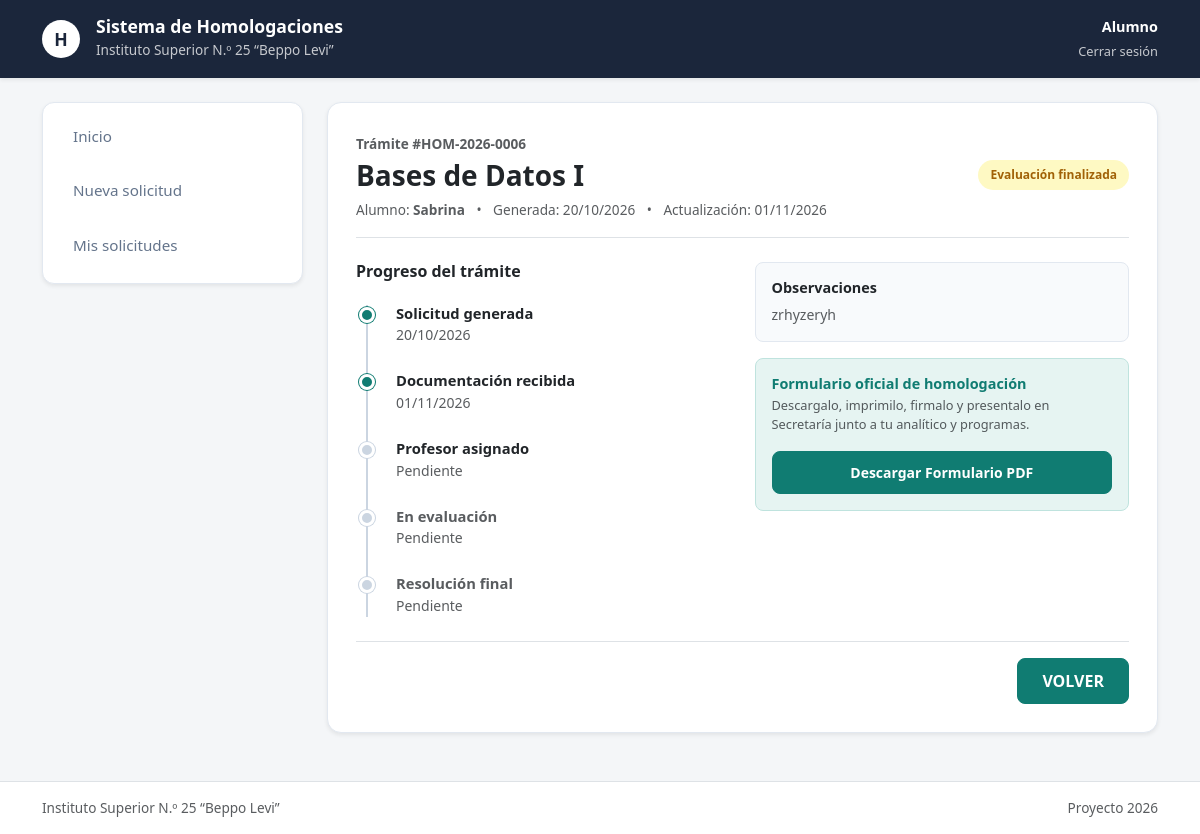
The app's page /solicitud/6/ (signed in), older data.
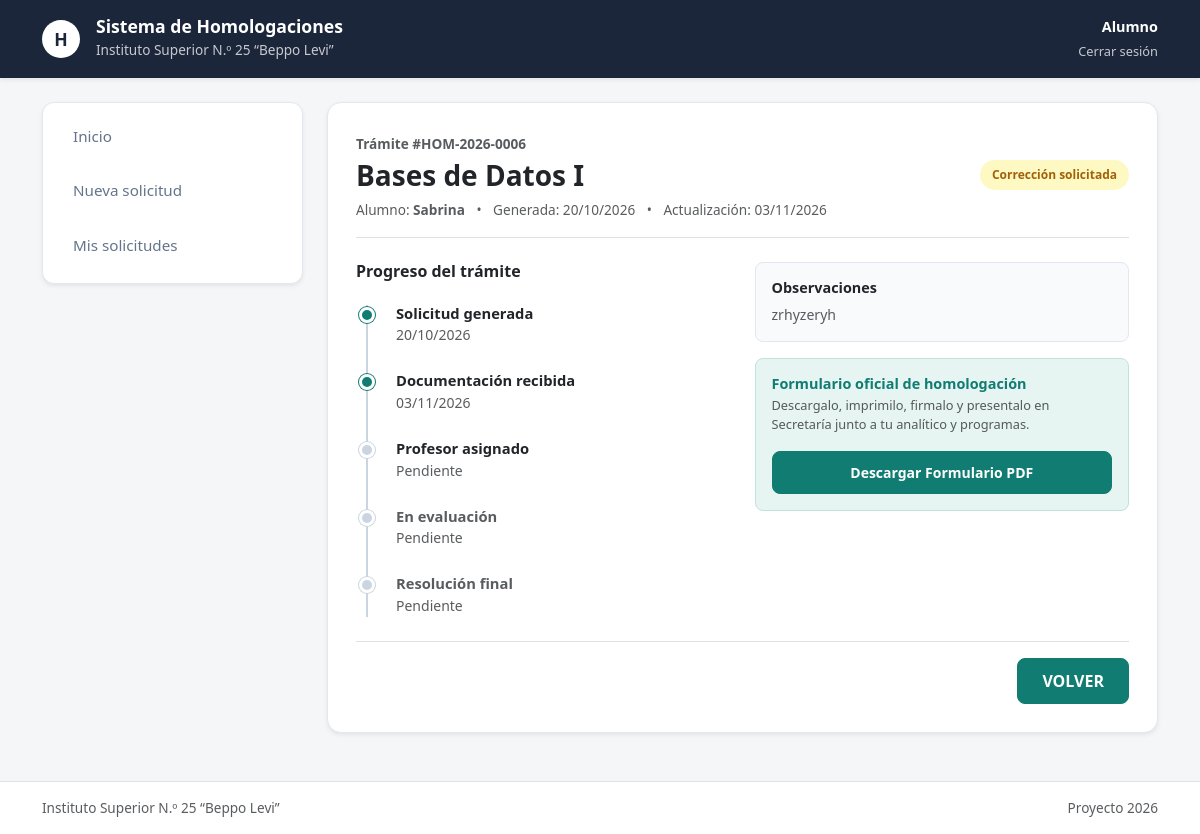
The same page, newer data.
### app1/models.py (models this page shows, shortened)
class SolicitudHomologacion(models.Model):
    ESTADOS = [
        ('PENDIENTE_PRESENTACION', 'Pendiente de presentación en Secretaría'),
        ('DOCUMENTACION_RECIBIDA', 'Documentación recibida'),
        ('PROFESOR_ASIGNADO', 'Profesor asignado'),
        ('EN_EVALUACION', 'En evaluación'),
        ('EVALUACION_FINALIZADA', 'Evaluación finalizada'),
        ('CORRECCION_SOLICITADA', 'Corrección solicitada'),
        ('DICTAMEN_APROBADO', 'Dictamen aprobado'),
        ('HOMOLOGACION_APROBADA', 'Homologación aprobada'),
        ('HOMOLOGACION_RECHAZADA', 'Homologación rechazada'),
    ]
    numero_tramite = models.CharField(max_length=30, unique=True, verbose_name="Número de Trámite")
    alumno = models.ForeignKey(PerfilUsuario, on_delete=models.CASCADE, limit_choices_to={'rol': 'ALUMNO'}, related_name="solicitudes")
    institucion_origen = models.CharField(max_length=200, verbose_name="Institución de Origen")
    carrera_origen = models.CharField(max_length=200, verbose_name="Carrera de Origen")
    analitico_pdf = models.FileField(upload_to="analiticos/", null=True, blank=True, verbose_name="Certificado Analítico")
    programa_origen_pdf = models.FileField(upload_to="programas_origen/", null=True, blank=True, verbose_name="Programa de la Materia de Origen")
    observaciones_alumno = models.TextField(blank=True, null=True, verbose_name="Observaciones del Alumno")
    estado = models.CharField(max_length=30, choices=ESTADOS, default='PENDIENTE_PRESENTACION', verbose_name="Estado de la Solicitud")
    fecha_creacion = models.DateTimeField(auto_now_add=True, verbose_name="Fecha de Creación")
    fecha_actualizacion = models.DateTimeField(auto_now=True, verbose_name="Última Actualización")

class MateriaSolicitada(models.Model):
    RESULTADOS = [
        ('PENDIENTE', 'Pendiente'),
        ('APROBADA', 'Aprobada'),
        ('RECHAZADA', 'Rechazada'),
    ]
    solicitud = models.ForeignKey(SolicitudHomologacion, on_delete=models.CASCADE, related_name="materias_solicitadas")
    materia = models.ForeignKey(Materia, on_delete=models.CASCADE, verbose_name="Materia Institucional a Homologar")
    profesor_evaluador = models.ForeignKey(PerfilUsuario, on_delete=models.SET_NULL, null=True, blank=True, limit_choices_to={'rol': 'PROFESOR'}, related_name="evaluaciones_asignadas")
    programa_institucional = models.ForeignKey(ProgramaAcademico, on_delete=models.SET_NULL, null=True, blank=True)
    resultado_dictamen = models.CharField(max_length=20, choices=RESULTADOS, default='PENDIENTE', verbose_name="Resultado Dictamen")
    fundamentacion_profesor = models.TextField(blank=True, null=True, verbose_name="Fundamentación del Profesor")
    observaciones_jefe_carrera = models.TextField(blank=True, null=True, verbose_name="Observaciones Jefe de Carrera")

class Materia(models.Model):
    carrera = models.ForeignKey(Carrera, on_delete=models.CASCADE, related_name="materias")
    nombre = models.CharField(max_length=150, verbose_name="Nombre de la Materia")
    año = models.CharField(max_length=20, blank=True, null=True, verbose_name="Año / Nivel")

class PerfilUsuario(models.Model):
    ROLES = [
        ('ALUMNO', 'Alumno'),
        ('SECRETARIA', 'Secretaría'),
        ('JEFE_CARRERA', 'Jefe de Carrera'),
        ('PROFESOR', 'Profesor'),
    ]
    user = models.OneToOneField(User, on_delete=models.CASCADE, null=True, blank=True, related_name="perfil")
    nombre_apellido = models.CharField(max_length=150, verbose_name="Nombre y Apellido")
    dni = models.CharField(max_length=15, unique=True, verbose_name="DNI")
    fecha_nacimiento = models.DateField(null=True, blank=True, verbose_name="Fecha de Nacimiento")
    rol = models.CharField(max_length=20, choices=ROLES, default='ALUMNO', verbose_name="Rol")
    carrera = models.ForeignKey(Carrera, on_delete=models.SET_NULL, null=True, blank=True, verbose_name="Carrera")
    cuenta_activada = models.BooleanField(default=False, verbose_name="¿Cuenta Activada?")
    codigo_verificacion = models.CharField(max_length=6, blank=True, null=True, verbose_name="Código de 6 dígitos")

### app1/views.py (the view)
# urls.py: path('solicitud/<int:solicitud_id>/', views.detalle_solicitud, name='detalle_solicitud'),
@login_required(login_url='index')
def detalle_solicitud(request, solicitud_id):
    if request.user.perfil.rol == 'ALUMNO':
        solicitud = get_object_or_404(SolicitudHomologacion, id=solicitud_id, alumno=request.user.perfil)
    else:
        solicitud = get_object_or_404(SolicitudHomologacion, id=solicitud_id)
    return render(request, 'app1/detalle_solicitud.html', {'solicitud': solicitud})

### app1/templates/app1/detalle_solicitud.html (shortened to what the changed rows need)
{% extends 'app1/base.html' %}
{% load static %}
{% block contenido %}
<div class="row g-4">
    <div class="col-12 col-lg-9">
        <div class="card-homolotec shadow-sm text-start">
            <div class="border-bottom pb-3 mb-4">
                <span class="text-muted fw-bold" style="font-size: 0.85rem;">Trámite #{{ solicitud.numero_tramite }}</span>
                <div class="d-flex justify-content-between align-items-center mt-1">
                    <h3 class="fw-bold text-dark mb-0">
                        {{ solicitud.materias_solicitadas.first.materia.nombre|default:"Solicitud de Homologación" }}
                    </h3>
                    <span class="badge-estado
                        {% if solicitud.estado == 'HOMOLOGACION_APROBADA' or solicitud.estado == 'DICTAMEN_APROBADO' %}badge-aprobada
                        {% elif solicitud.estado == 'HOMOLOGACION_RECHAZADA' %}badge-rechazada
                        {% elif solicitud.estado == 'DOCUMENTACION_RECIBIDA' or solicitud.estado == 'PROFESOR_ASIGNADO' %}badge-recibida
                        {% elif solicitud.estado == 'EN_EVALUACION' %}badge-en-evaluacion
                        {% else %}badge-pendiente{% endif %}">
                        {{ solicitud.get_estado_display }}
                    </span>
                </div>
                <div class="text-muted mt-2" style="font-size: 0.85rem;">
                    <span>Alumno: <strong>{{ solicitud.alumno.nombre_apellido }}</strong></span>
                    <span class="mx-2">•</span>
                    <span>Generada: {{ solicitud.fecha_creacion|date:"d/m/Y" }}</span>
                    <span class="mx-2">•</span>
                    <span>Actualización: {{ solicitud.fecha_actualizacion|date:"d/m/Y" }}</span>
                </div>
            </div>
            <div class="row g-4 mb-4">
                <div class="col-md-6">
                    <div class="timeline">
                        <div class="timeline-item">
                            <div class="timeline-dot active"></div>
                            <h6 class="fw-bold mb-0 text-dark" style="font-size: 0.92rem;">Solicitud generada</h6>
                            <small class="text-muted">{{ solicitud.fecha_creacion|date:"d/m/Y" }}</small>
                        </div>
                        <div class="timeline-item">
                            <div class="timeline-dot {% if solicitud.estado != 'PENDIENTE_PRESENTACION' %}active{% endif %}"></div>
                            <h6 class="fw-bold mb-0 {% if solicitud.estado == 'PENDIENTE_PRESENTACION' %}text-muted{% else %}text-dark{% endif %}" style="font-size: 0.92rem;">
                                Documentación recibida
                            </h6>
                            <small class="text-muted">
                                {% if solicitud.estado != 'PENDIENTE_PRESENTACION' %}{{ solicitud.fecha_actualizacion|date:"d/m/Y" }}{% else %}Pendiente en Secretaría{% endif %}
                            </small>
                        </div>
                    </div>
                </div>
                <div class="col-md-6">
                    <div class="p-3 mb-3 rounded-3" style="background-color: #f8fafc; border: 1px solid #e2e8f0;">
                        <h6 class="fw-bold text-dark mb-2" style="font-size: 0.9rem;">Observaciones</h6>
                        <p class="text-muted mb-0" style="font-size: 0.88rem; line-height: 1.5;">
                            {% if solicitud.observaciones_alumno %}
                                {{ solicitud.observaciones_alumno }}
                            {% else %}
                                Sin observaciones adicionales.
                            {% endif %}
                        </p>
                    </div>
                </div>
            </div>
        </div>
    </div>
</div>
{% endblock contenido %}

Row changes from the older to the newer data that the page shows:
changed SolicitudHomologacion "zrhyzeryh": estado "Evaluación finalizada" → "Corrección solicitada"; fecha_actualizacion "01/11/2026" → "03/11/2026"
